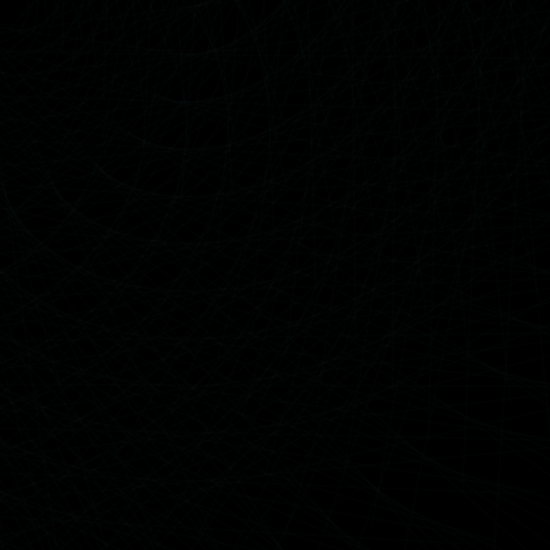
Frame 1 (no input)
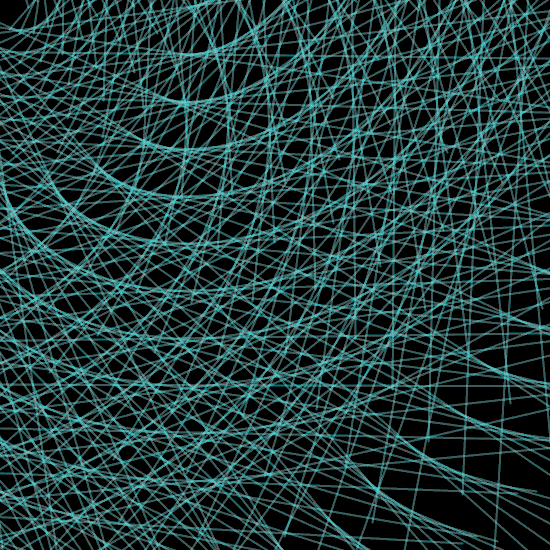
Frame 60 (the mouse pressed at the canvas centre just before this capture)
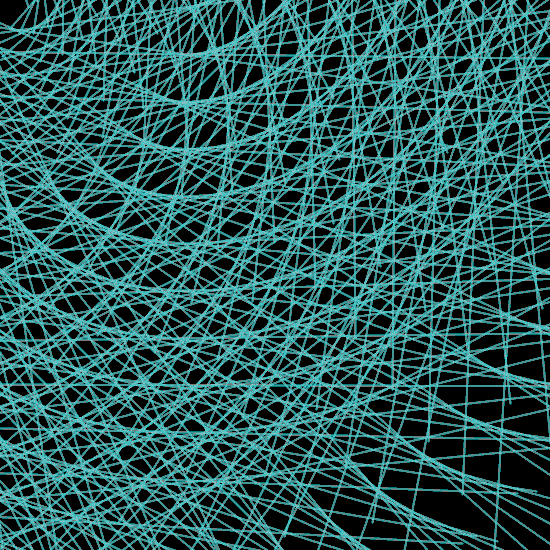
Frame 120 (the mouse held since frame 60 and released just before this capture)

The Processing sketch that drew these frames (run headless with seeded random() and noise(); from frame 60 on, the mouse is pressed at the canvas centre):

// Processing sketch: processing_44642
// ── processing_44642.pde

/* 
 Author: mohan 
 Purpose:Homework Green, Green Grass of Home 
 Concept: Bird's Nest.
 */


void setup() {
  size(550, 550);
  background(0);
  strokeWeight(1);
  stroke(100, 300, 200, 3);
  line(20, 50, 480, 50);
  // noLoop();
  frameRate(5);
}
void draw() {

  float xstep = 1;
  float lastx = -999;
  float lasty = -999;
  float angle = 0;
  float y = 0;
  for (int x=20;x<=530;x+=xstep) {
    rotate(1);
    // rotate(random(0.9,1));

    if (lastx > -999) {

      line(x, x+y-10, lastx, lastx+lasty-10);
      stroke(150, 200, 2, 2);
      //  line(x, rad-10, lastx, lastx+lasty-10);
      stroke(100, 300, 200, 2);
      strokeWeight(2);
    }

    lastx = x;
    angle++;
  }
}
